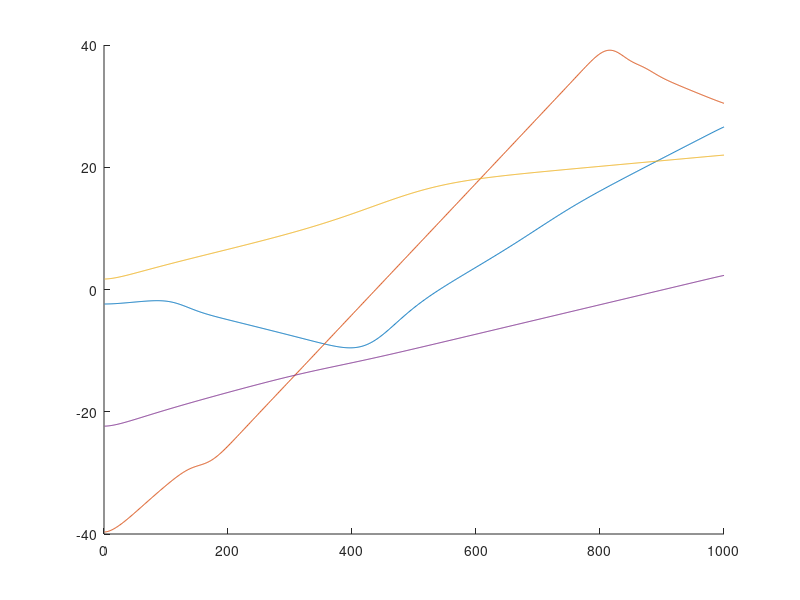

MATLAB code for this plot:
clc
clear
close all
%% 加载DMP数据
load DMPResult.mat
t=1:1000;
x1=track(1,:);
x2=track(4,:);
x3=track(7,:);
x4=track(10,:);
y1=track(2,:);
y2=track(5,:);
y3=track(8,:);
y4=track(11,:);
z1=track(3,:);
z2=track(6,:);
z3=track(9,:);
z4=track(12,:);
figure
hold on
plot(t,x1)
plot(t,x2)
plot(t,x3)
plot(t,x4)
hold off
 